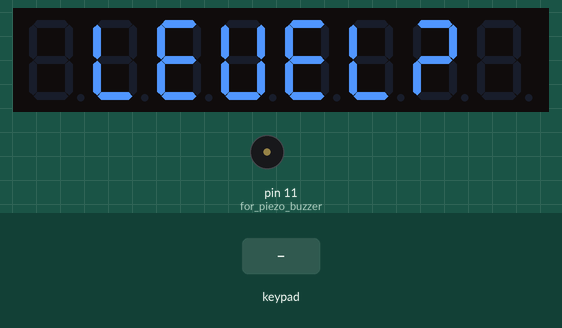
Simulated run of this sketch. Board: Arduino Uno, built with avr-gcc and run on an emulated ATmega328P. Parts: 8-digit seven-segment display, buzzer (waves = sounding). The test bench sets the inputs (shaded band). Random numbers use the default seed unless the sketch sets one.

Above: at 1.8 s.
1.9 s: keypad keys 1 2 pressed 0.4 s apart
At 7.4 s:
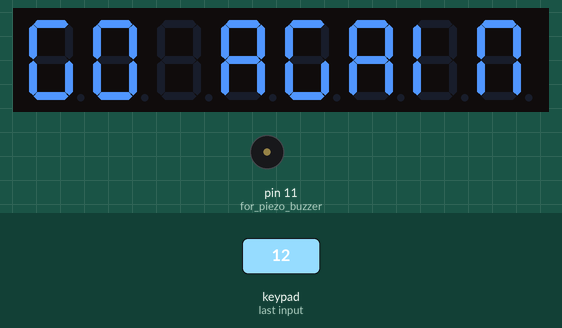
At 8.4 s:
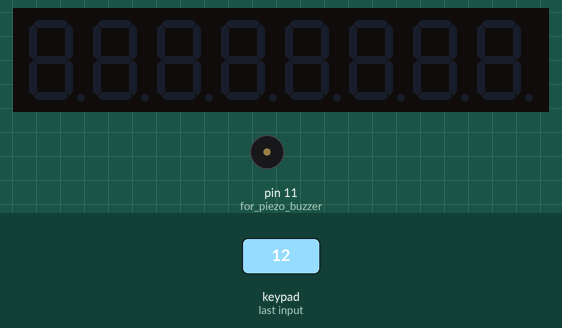
8.6 s: key '3' pressed
At 13.2 s:
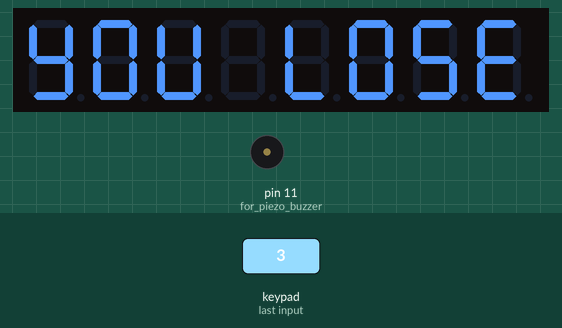
Timing chart, 0 to 18.2 s (numbered marks = the images above; inputs shaded):
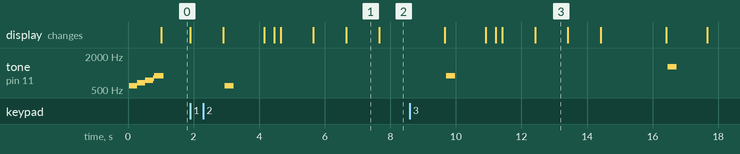

Measured:
- after the input at 1.9 s, tone on pin 11 (for_piezo_buzzer): silent → 597 Hz after 1.0 s, → silent 0.28 s later; the display: first changes at once (image 1 shows a later state)
- what the display in image 1 shows lasts 1.0 s, from 6.7 s to 7.7 s

The sketch:

TM1638_Simple_Game.ino
```cpp
// simple numerical memory game using TM1638 LED display and Arduino style board
// John Boxall CC by-sa-nc tronixstuff.com/projects | March 2012
#include <TM1638.h> // See http://code.google.com/p/tm1638-library/
// define a TM1638 module on data pin 8, clock pin 7 and strobe pin 6
TM1638 module(8, 9, 10);
byte buttons;
int level;
void setup()
{
 pinMode(11, OUTPUT); // for piezo buzzer
 randomSeed(analogRead(0)); // for random number generator
 preGame();
}
void preGame()
{
 // say Hello and get the level the user wants to play
 // the level is the number of milliseconds between displaying each number to remember
 module.setDisplayToString(" HELLO ", 1);
 for (int z=1; z<5; z++)
 {
 piezoBeep(z);
 }
 module.setDisplayToString(" LEVEL? ", 0);
 do // wait for user to select level
 {
 buttons=module.getButtons();
 }
 while (buttons==0);
 switch(buttons)
 {
 case 1:
 level=1000;
 break;
 case 2:
 level=900;
 break;
 case 4:
 level=800;
 break;
 case 8:
 level=700;
 break;
 case 16:
 level=600;
 break;
 case 32:
 level=500;
 break;
 case 64:
 level=400;
 break;
 case 128:
 level=300;
 break;
 }
 module.clearDisplay();
}
void piezoBeep(int type) // used to make beeps
{
 long duration=250000;
 int freq;
 switch(type)
 {
 case 1:
 freq = 600;
 break;
 case 2:
 freq = 700;
 break;
 case 3:
 freq = 800;
 break;
 case 4:
 freq = 900;
 break;
 case 5:
 freq = 1000;
 break;
 case 6:
 freq = 1100;
 break;
 case 7:
 freq = 1200;
 break;
 case 8:
 freq = 1300;
 break;
 }
 int period = (1.0 / freq) * 1000000;
 long elapsed_time = 0;
 while (elapsed_time < duration)
 {
 digitalWrite(11,HIGH);
 delayMicroseconds(period / 2);
 digitalWrite(11, LOW);
 delayMicroseconds(period / 2);
 elapsed_time += (period);
 }
}
void playGame()
{
 int gameNumbers[9]; // stores numbers to remember
 int userNumbers[9]; // stores users' presses
 int count=1; // tracks number of digits per round
 int z; // for various loops etc.
 boolean correct=true;
 delay(1000);

 do
 {
 for (int z=1; z<9; z++) // get random numbers for game
 {
 gameNumbers[z]=random(1,9);
 }
// display numbers to remember
 for (int i=1; i<=count; i++)
 {
 module.setDisplayDigit(gameNumbers[i],(i-1), false);
 piezoBeep(gameNumbers[i]);
 delay(level);
 module.clearDisplay();
 }
// get user attempts
for (z=1; z<=count; z++)
 {
 do // wait for user to press button
 {
 buttons=module.getButtons();
 }
 while (buttons==0);
 delay(300); // for debounce
 switch(buttons)
 {
 case 1:
 userNumbers[z]=1;
 break;
 case 2:
 userNumbers[z]=2;
 break;
 case 4:
 userNumbers[z]=3;
 break;
 case 8:
 userNumbers[z]=4;
 break;
 case 16:
 userNumbers[z]=5;
 break;
 case 32:
 userNumbers[z]=6;
 break;
 case 64:
 userNumbers[z]=7;
 break;
 case 128:
 userNumbers[z]=8;
 break;
 }
 module.setDisplayDigit(userNumbers[z],(z-1), false);
 delay(200);
 module.clearDisplay();
 }
// check for incorrect entries
 for (int z=1; z<=count; z++)
 {
 if (userNumbers[z]!=gameNumbers[z])
 {
 correct=false;
 }
 }
 count++;
 }
 while ((correct==true) && (count<9));
delay(1000);
 if (correct==true)
 {
 module.setDisplayToString("YOU WIN ", 0);
 }
 if (correct==false)
 {
 module.setDisplayToString("YOU LOSE", 0);
 }
 delay(1000);
 module.setDisplayToString("GO AGAIN", 0);
 delay(1000);
 module.clearDisplay();
}
void loop()
{
 playGame();
 delay(1000);
}
```
